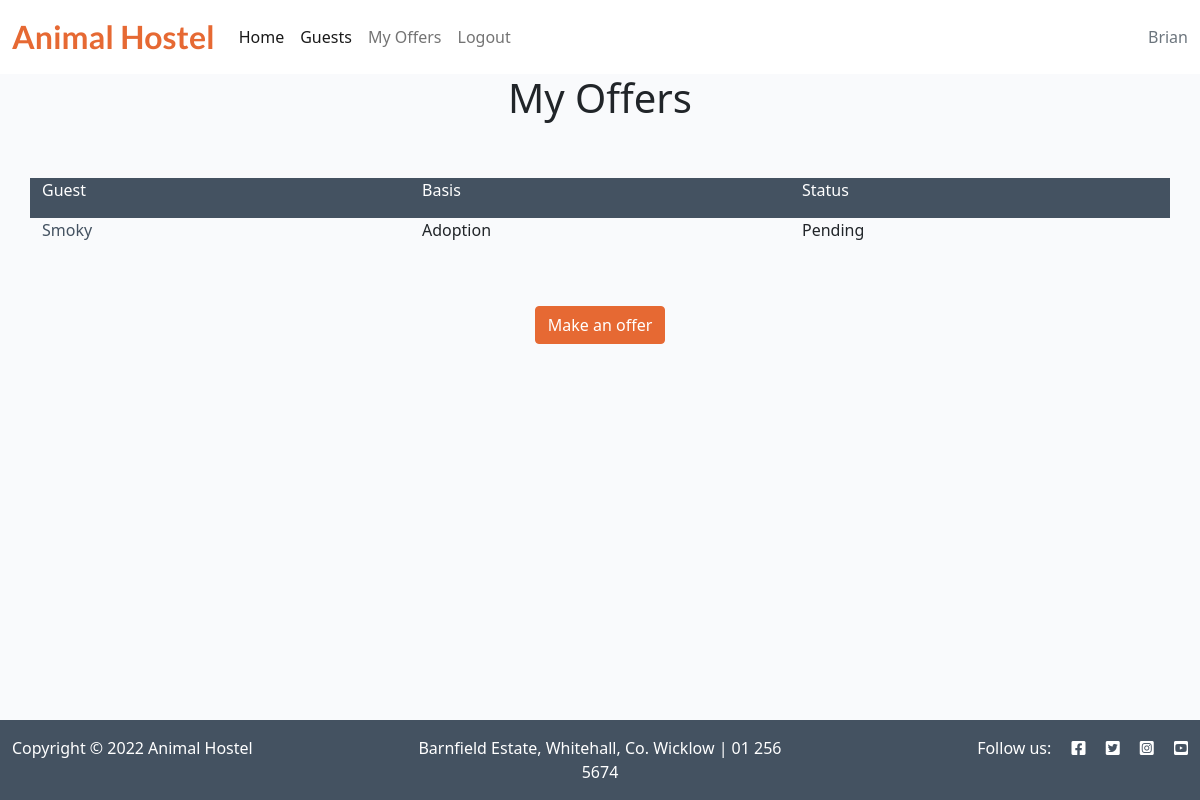
The app's page /offers/ (signed in), older data.
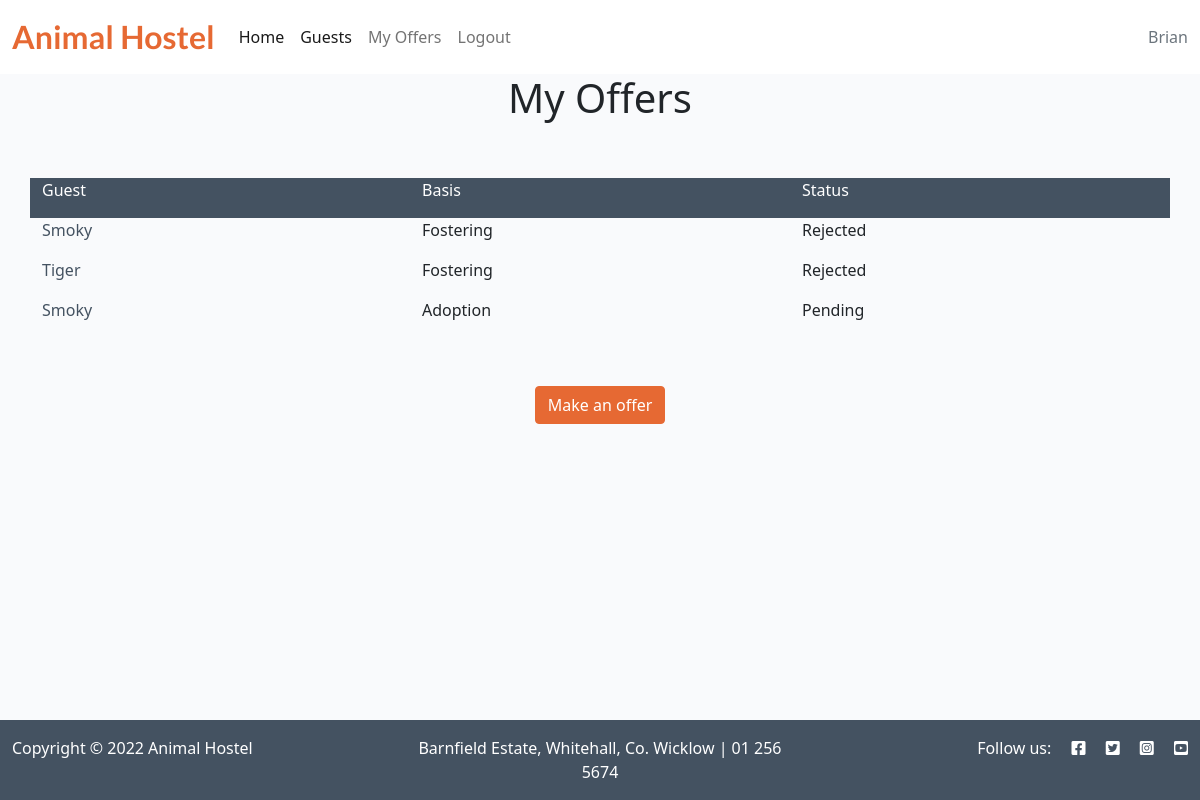
The same page, newer data.
### home_animals/models.py (models this page shows, shortened)
class Offer(models.Model):
    slug = models.SlugField(max_length=200, unique=True)
    animal = models.ForeignKey(Animal, on_delete=models.CASCADE,
                               related_name="home_animals_animal")
    user = models.ForeignKey(User, on_delete=models.CASCADE,
                             related_name="home_animals_user")
    ADOPTION = 'A'
    FOSTERING = 'F'
    OFFER_CHOICES = [
        (ADOPTION, 'Adoption'),
        (FOSTERING, 'Fostering'),
    ]
    basis = models.CharField(
        max_length=1,
        choices=OFFER_CHOICES)
    pitch = models.TextField()
    weeks = models.IntegerField(null=True, blank=True)
    APPROVED = 'A'
    PENDING = 'P'
    REJECTED = 'R'
    STATUS_CHOICES = [
        (APPROVED, 'Aproved'),
        (PENDING, 'Pending'),
        (REJECTED, 'Rejected'),
    ]
    status = models.CharField(
        max_length=1,
        choices=STATUS_CHOICES)
    class Meta:
        ordering = ['animal']

class Animal(models.Model):
    name = models.CharField(max_length=200, unique=True)
    slug = models.SlugField(max_length=200, unique=True)
    type = models.ForeignKey(AnimalType, on_delete=models.CASCADE,
                             related_name="home_animals_animals")
    description = models.TextField()
    image = CloudinaryField('image', default='placeholder')
    slogan = models.TextField(blank=True)
    class Meta:
        ordering = ['name']
    def __str__(self):
        return str(self.name)

### home_animals/views.py (the view)
# urls.py: path('offers/', views.OffersList.as_view(), name='offers'),
class OffersList(View):
    def get(self, request):
        offers = Offer.objects.order_by('slug')
        return render(
            request,
            'pages/offers.html',
            {
                'offers': offers,
            }
        )

### templates/pages/offers.html
{% extends "base.html" %}
{% block content %}
<div class="container">
    <div class="row">
        <div class="col-12 mt">
            <a id="offers">
                <h1 class="text-center">My Offers</h1>
            </a>
        </div>
    </div>
    <div class="row offers-list" >
        <div class="col-4">
            <div>
                <p>Guest</p>
            </div>
        </div>
        <div class="col-4">
            <div>
                <p>Basis</p>
            </div>
        </div>
        <div class="col-4">
            <div>
                <p>Status</p>
            </div>
        </div>
    </div>
    <div>
        {% for offer in offers %}
        {% if offer.user == user %}
        {% include "components/offer.html" %}
        {% endif %}
        {% endfor %}
    </div>
    <div class="row text-center mt-5 mb-5">
        <div class="col-12">
            <a class="btn btn-primary" href="{% url 'add_offer' %}" role="button">Make an offer</a>
        </div>
    </div>
</div>
{%endblock%}

### templates/base.html (shortened to what this page needs)
{% load static %}
<!DOCTYPE html>
<html class="h-100">
<head>
    <link rel="stylesheet" href="https://cdnjs.cloudflare.com/ajax/libs/font-awesome/5.15.3/css/all.min.css">
    <link href="https://cdn.jsdelivr.net/npm/bootstrap@5.0.1/dist/css/bootstrap.min.css" rel="stylesheet"
>
    <link rel="stylesheet" href="{% static 'css/style.css' %}">
</head>
<body class="d-flex flex-column h-100 main-bg">
    {% include "layout/navbar.html" %}
    <main class="flex-shrink-0 main-bg">
        {% block content %}{% endblock content %}
    </main>
    {% include "layout/footer.html" %}
</body>
</html>

### templates/layout/navbar.html (shortened to what this page needs)
<nav class="navbar navbar-expand-lg navbar-light bg-white">
    <div class="container-fluid">
        <a class="navbar-brand" href="{% url 'home' %}"><span class="brand orange-font">Animal Hostel</span></a>
        <div class="collapse navbar-collapse" id="navbarText">
            <ul class="navbar-nav me-auto mb-2 mb-lg-0">
                <li class="nav-item">
                    <a class="nav-link active" aria-current="page" href="{% url 'home' %}">Home</a>
                </li>
                <li class="nav-item">
                    <a class="nav-link active" aria-current="page" href="{% url 'home' %}#guests">Guests</a>
                </li>
                {% if user.is_authenticated %}
                <li class="nav-item">
                    <a class="nav-link" href="{% url 'offers' %}">My Offers</a>
                </li>
                <li class="nav-item">
                    <a class="nav-link" href="{% url 'account_logout' %}">Logout</a>
                </li>
                {% endif %}
            </ul>
            {% if user.is_authenticated %}
            <span class="navbar-text text-muted">
                {{ user.username }}
            </span>
            {% else %}
            <span class="navbar-text text-muted">
                homes for our furry friends
            </span>
            {% endif %}
        </div>
    </div>
</nav>

### templates/components/offer.html
<div class="row">
    <div class="col-4">
        <div>
            <p>
                <a href="#" class="guest-link">
                    {{ offer.animal }}
                </a>
            </p>
        </div>
    </div>
    <div class="col-4">
        <div>
            <p>
                {% if offer.basis == 'A' %}
                {{ 'Adoption' }}
                {% else %}
                {{ 'Fostering' }}
                {% endif %}
            </p>
        </div>
    </div>
    <div class="col-4">
        <div>
            <p>
                {% if offer.status == 'P' %}
                {{ 'Pending' }}
                {% elif offer.status == 'A' %}
                {{ 'Approved' }}
                {% else %}
                {{ 'Rejected' }}
                {% endif %}
            </p>
        </div>
    </div>
</div>

### templates/layout/footer.html
<footer class="footer mt-auto py-3 dark-bg">
    <div class="container-fluid">
        <div class="row">
            <div class="col-12 col-sm-4">
                <span class="text-white">Copyright &copy; 2022 Animal Hostel</span>
            </div>
            <div class="col-12 col-sm-4 text-center">
                <span class="text-white">Barnfield Estate, Whitehall, Co. Wicklow | 01 256 5674</span>
            </div>
            <div class="col-12 col-sm-4 social ">
                <span class=" text-white">Follow us: <i class="fab fa-facebook-square ms-3"></i>
                    <i class="fab fa-twitter-square ms-3"></i>
                    <i class="fab fa-instagram-square ms-3"></i>
                    <i class="fab fa-youtube-square ms-3"></i></span>
            </div>
        </div>
    </div>
</footer>

### static/css/style.css (style rules this page uses)
:root { --orange: #e66933; --dark-grey: #445261; --light-grey: #F9FAFC; --white: #fff; }
body { background-color: var(--light-grey); }
.brand { font-family: "Lato", sans-serif; font-size: 2rem; font-weight: 700; color: var(--dark-grey); }
.orange-font { color: var(--orange); }
.social { text-align: right; }
.dark-bg { background-color: var(--dark-grey); }
.main-bg { background-color: var(--light-grey); }
.guest-link { text-decoration: none; color: #445261; }
.offers-list { margin-top: 3rem; background-color: var(--dark-grey); color: var(--white); }
.btn-primary { background-color: var(--orange) ; border-color: var(--orange); }

Row changes from the older to the newer data that the page shows:
added Offer: animal "Smoky", value "Fostering", value "Rejected"
added Offer: animal "Tiger", value "Fostering", value "Rejected"
